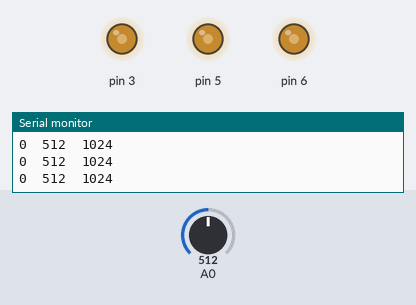
The sketch below on a simulated Arduino Uno, built with avr-gcc and run on an emulated ATmega328P. Parts: output pins drawn as LEDs (lit = HIGH), the last lines printed to the serial monitor. The inputs (shaded band) are chosen by the test bench; at power-on: A0 = 512.

Above: at 1.2 s.
1.3 s: A0 set to 716
At 2.0 s:
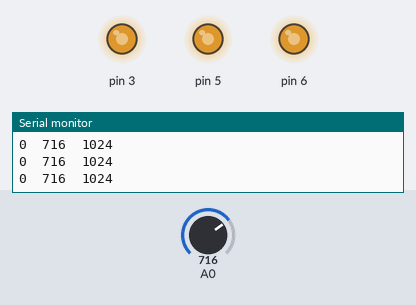
2.8 s: A0 set to 900
At 4.0 s:
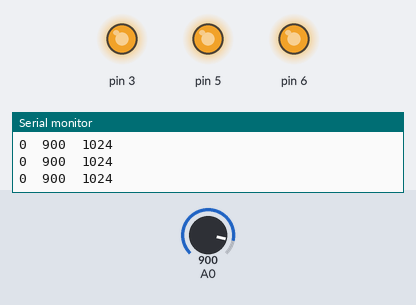
4.3 s: A0 set to 122
At 5.3 s:
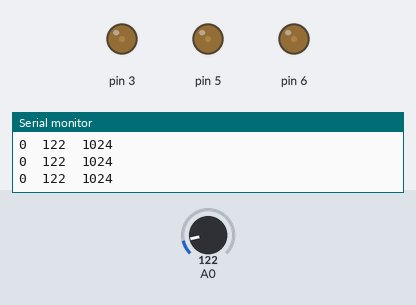
5.8 s: A0 set to 108
At 6.8 s:
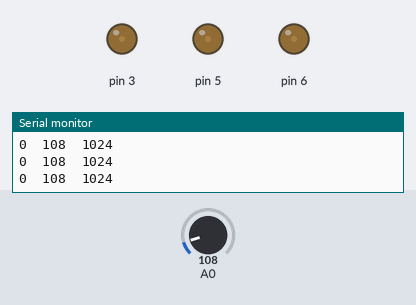
8.8 s: A0 set to 89
At 10.0 s:
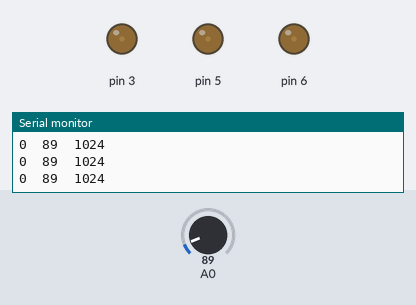
10.3 s: A0 set to 511
At 11.2 s:
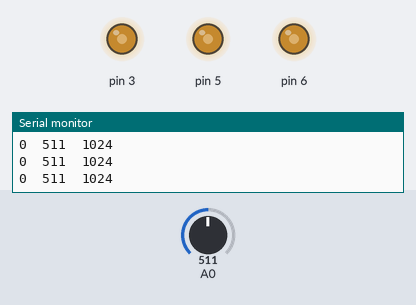
Timing chart, 0 to 12.8 s (numbered marks = the images above; inputs shaded):
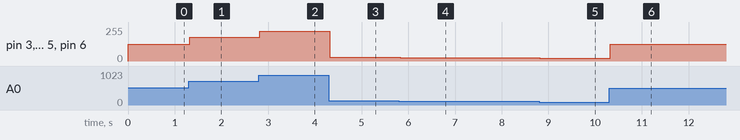

Measured:
- after the input at 1.3 s, pin 3, pin 5, pin 6: 127/255 → 178/255 at once
- after the input at 2.8 s, pin 3, pin 5, pin 6: 178/255 → 224/255 at once
- after the input at 4.3 s, pin 3, pin 5, pin 6: 224/255 → 30/255 at once
- after the input at 5.8 s, pin 3, pin 5, pin 6: 30/255 → 26/255 at once
- after the input at 8.8 s, pin 3, pin 5, pin 6: 26/255 → 22/255 at once
- after the input at 10.3 s, pin 3, pin 5, pin 6: 22/255 → 127/255 at once

The sketch:

Potenciometro_leitor.ino
```cpp
int valor =0;
int valorMapeado =0;
void setup() {
  // Setando o A0 como entrada
  pinMode(A0,INPUT);
  //porta 6 como saída do led
  pinMode(6,OUTPUT);
  //Iniciando o serial
  Serial.begin(9600);
}

void loop() {
  // ler o valor da porta A0
  valor = analogRead(A0);
  //colocando o valor para leitura
  Serial.print(0);
  Serial.print("\t");
  Serial.print(valor);
  Serial.print("\t");
  Serial.println(1024);
  //Mapear o valor até 255
  valorMapeado = map(valor, 0, 1023, 0, 255); //convert to 0-255
  analogWrite(6, valorMapeado);
  analogWrite(5, valorMapeado);
  analogWrite(3, valorMapeado);
}
```
